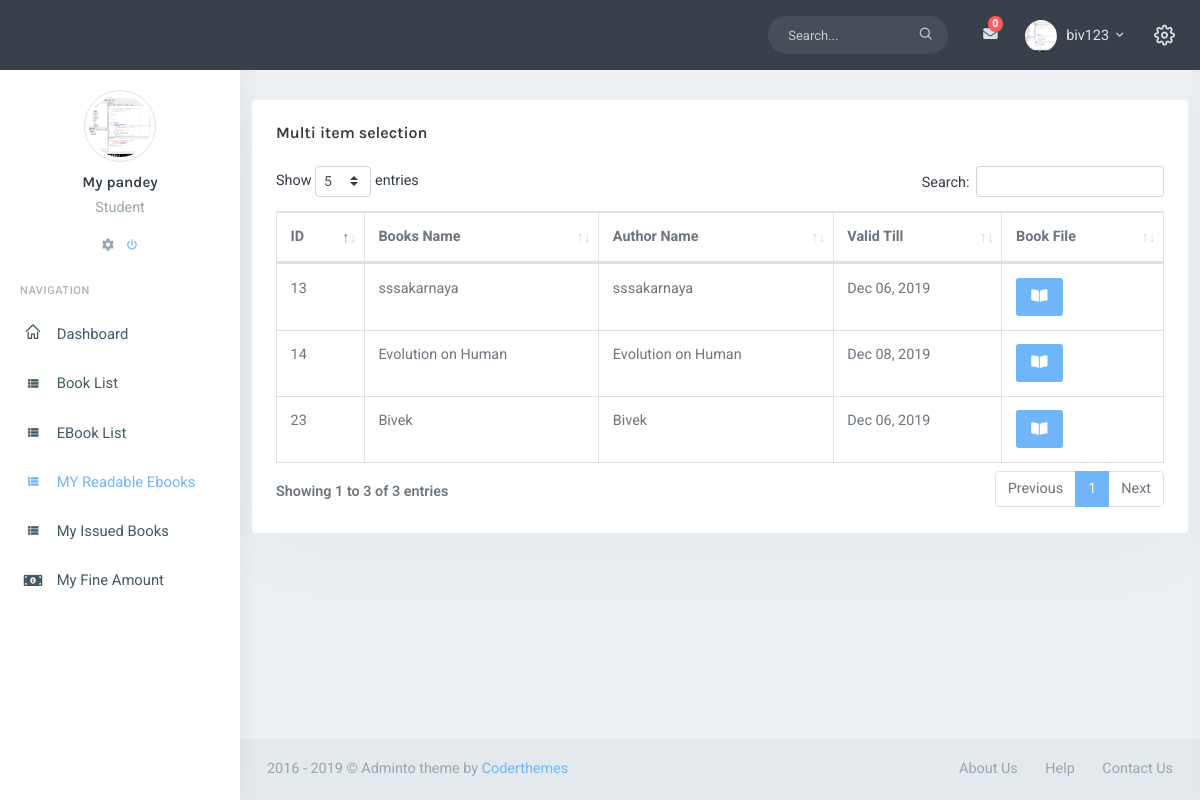
The page /readable-ebook/ (signed in) on the database as committed earlier.
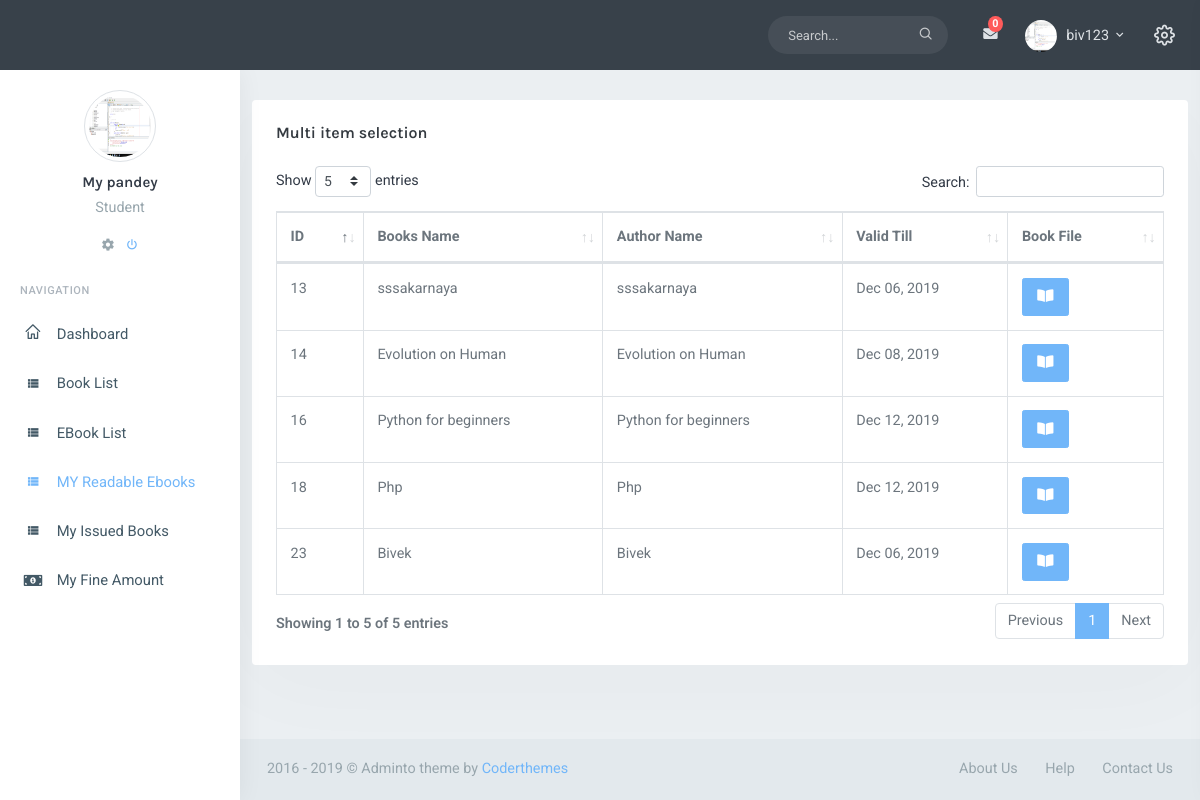
The same page on the database as committed later.
### operations/models.py (models this page shows, shortened)
class EbookRequestHistory(models.Model):
	ebook=models.ForeignKey(Ebooks, on_delete=models.CASCADE,blank=True, null=True)
	action=models.CharField(max_length=100)
	requested_by=models.ForeignKey(settings.AUTH_USER_MODEL,
		on_delete=models.CASCADE, null=True)
	requested_date=models.DateTimeField(auto_now_add=True, null=True)
	action_date=models.DateTimeField()
	readable_upto=models.DateTimeField(null=True)
	readable=models.BooleanField()

class Ebooks(models.Model):
	name=models.CharField(max_length=100)
	book=models.FileField(upload_to='files')
	author_name=models.CharField(max_length=100)
	cover_image=models.ImageField(upload_to='image', default='image/bookim.png')
	added_date=models.DateTimeField(auto_now_add=True, null=True)
	catagory = models.ForeignKey(Catagory, on_delete=models.CASCADE, null=True)

### operations/decorators.py (the view)
		def wrap(request, *args, **kwargs):
			if request.user.Role in allowed_roles:
				return func(request, *args, **kwargs)
			else:
				raise PermissionDenied

### operations/context_processors.py (called while the page is built)
def my_context_processor(request):
    if request.user.is_authenticated:
        count=Message.objects.filter(posted_to=request.user, read=False).count()
        msgs=Message.objects.filter(posted_to=request.user).order_by('Posted_on')[::-1]
        sent_msgs=Message.objects.filter(
            posted_by=request.user).order_by('Posted_on')[::-1]
        return {
            'count': count,
            'msgs':msgs,
            'sent_msgs':sent_msgs
        }
    return {}

def get_all_catagory(request):
    catagories=Catagory.objects.all()
    return {'catagories':catagories}

def issue_requests(request):
    issue_requests=EbookRequest.objects.all().count()
    return {'issue_requests':issue_requests}

### operations/templates/operations/my-readable-book.html (shortened to what this page needs)
{%extends 'operations/index.html'%}
{% block content %}
{% if readable_book%}
<div class="row">
  <div class="col-12">
    <div class="card-box table-responsive">
      <h4 class="mt-0 header-title">Multi item selection</h4>
      <table id="responsive-datatable1" class="table table-bordered table-bordered dt-responsive nowrap">
        <thead>
          <tr>
            <th>ID</th>
            <th>Books Name</th>
            <th>Author Name</th>
            <th>Valid Till</th>
            <th>Book File</th>
          </tr>
        </thead>
        <tbody>
          {% for book in readable_book %}
          <tr>
            <td>{{book.ebook.id}}</td>
            <td>{{book.ebook.name}}</td>
            <td>{{book.ebook.name}}</td>
            <td>{{book.readable_upto|date:"M d, Y"}}</td>
            <td>
              <form method="POST" action="{% url 'view' book.ebook.id %}">
                <a href="{{book.ebook.book.url}}"><button class="btn btn-primary"> <i class="fas fa-book-open"></i></button></a>
              </form>
            </td>
          </tr>
          {% endfor %}
        </tbody>
      </table>
    </div>
  </div>
</div>
{%else%}
<h1>No EBooks </h1>
{% endif %}
{% endblock%}}

Rows that differ between the two databases and show on the page:
added EbookRequestHistory: ebook.id "18", ebook.name "Php", readable_upto "Dec 12, 2019"
added EbookRequestHistory: ebook.id "16", ebook.name "Python for beginners", readable_upto "Dec 12, 2019"
Other text that changed with them:
text written by a page script: "Show entries Search: Showing 1 to 3 of 3 entries Previous 1 Next" → "Show entries Search: Showing 1 to 5 of 5 entries Previous 1 Next"
